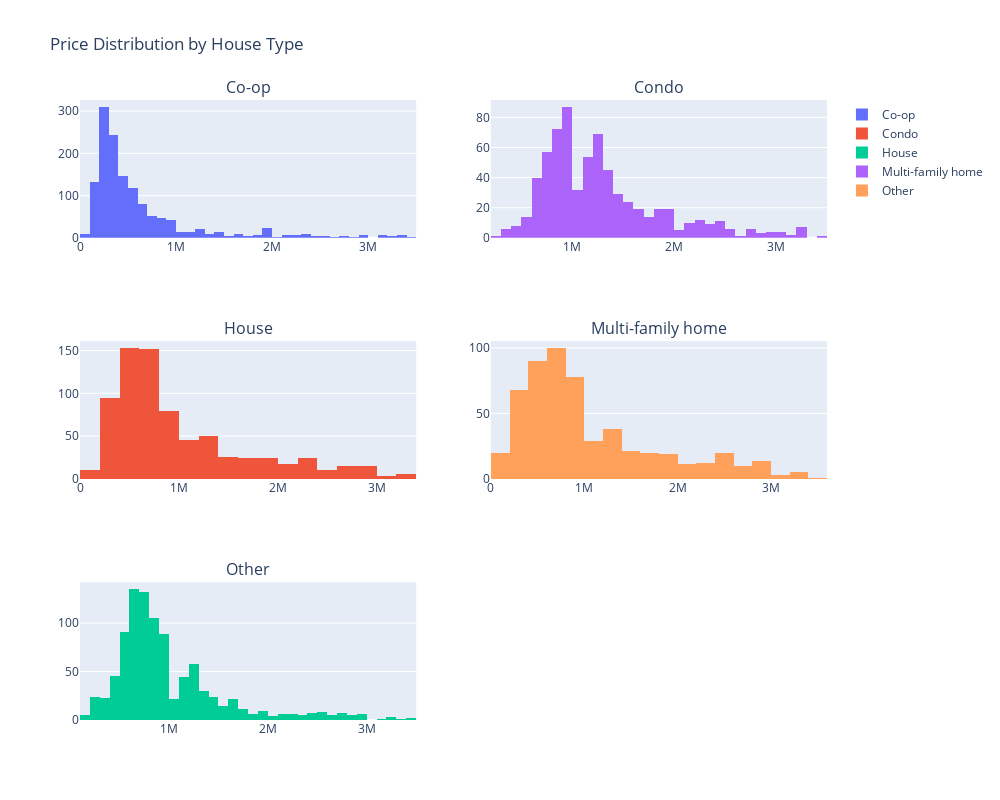

Source (notebook cell):
### Code cell
house_types = sorted(df.TYPE.unique())

fig = make_subplots(rows = 3 , cols=2 , subplot_titles=house_types)

row_idx = 1
col_idx = 1

for i in range(len(house_types)):
    if row_idx > 3:
        row_idx = 1
        col_idx += 1
    fig.add_trace(go.Histogram(x=df[df.TYPE == house_types[i]]['PRICE'] , name=house_types[i]) , row=row_idx , col=col_idx)
    row_idx += 1

fig.update_layout(title_text='Price Distribution by House Type' , height=800 , width=1000)

### Figure 1 — Plotly figure (JSON) as saved in the notebook; plotly's stock layout.template omitted (floating-point values rounded to 4 significant figures; data arrays with more than 128 entries replaced by an {"elided": "..."} marker saying what was removed)
{"data": [{"name": "Co-op", "type": "histogram", "x": {"elided": "1369 int values"}, "xaxis": "x", "yaxis": "y"}, {"name": "Condo", "type": "histogram", "x": {"elided": "750 int values"}, "xaxis": "x3", "yaxis": "y3"}, {"name": "House", "type": "histogram", "x": {"elided": "955 int values"}, "xaxis": "x5", "yaxis": "y5"}, {"name": "Multi-family home", "type": "histogram", "x": {"elided": "690 int values"}, "xaxis": "x2", "yaxis": "y2"}, {"name": "Other", "type": "histogram", "x": {"elided": "559 int values"}, "xaxis": "x4", "yaxis": "y4"}], "layout": {"annotations": [{"font": {"size": 16}, "showarrow": false, "text": "Co-op", "x": 0.225, "xanchor": "center", "xref": "paper", "y": 1, "yanchor": "bottom", "yref": "paper"}, {"font": {"size": 16}, "showarrow": false, "text": "Condo", "x": 0.775, "xanchor": "center", "xref": "paper", "y": 1, "yanchor": "bottom", "yref": "paper"}, {"font": {"size": 16}, "showarrow": false, "text": "House", "x": 0.225, "xanchor": "center", "xref": "paper", "y": 0.6111, "yanchor": "bottom", "yref": "paper"}, {"font": {"size": 16}, "showarrow": false, "text": "Multi-family home", "x": 0.775, "xanchor": "center", "xref": "paper", "y": 0.6111, "yanchor": "bottom", "yref": "paper"}, {"font": {"size": 16}, "showarrow": false, "text": "Other", "x": 0.225, "xanchor": "center", "xref": "paper", "y": 0.2222, "yanchor": "bottom", "yref": "paper"}], "height": 800, "title": {"text": "Price Distribution by House Type"}, "width": 1000, "xaxis": {"anchor": "y", "domain": [0, 0.45]}, "xaxis2": {"anchor": "y2", "domain": [0.55, 1]}, "xaxis3": {"anchor": "y3", "domain": [0, 0.45]}, "xaxis4": {"anchor": "y4", "domain": [0.55, 1]}, "xaxis5": {"anchor": "y5", "domain": [0, 0.45]}, "xaxis6": {"anchor": "y6", "domain": [0.55, 1]}, "yaxis": {"anchor": "x", "domain": [0.7778, 1]}, "yaxis2": {"anchor": "x2", "domain": [0.7778, 1]}, "yaxis3": {"anchor": "x3", "domain": [0.3889, 0.6111]}, "yaxis4": {"anchor": "x4", "domain": [0.3889, 0.6111]}, "yaxis5": {"anchor": "x5", "domain": [0, 0.2222]}, "yaxis6": {"anchor": "x6", "domain": [0, 0.2222]}}}
